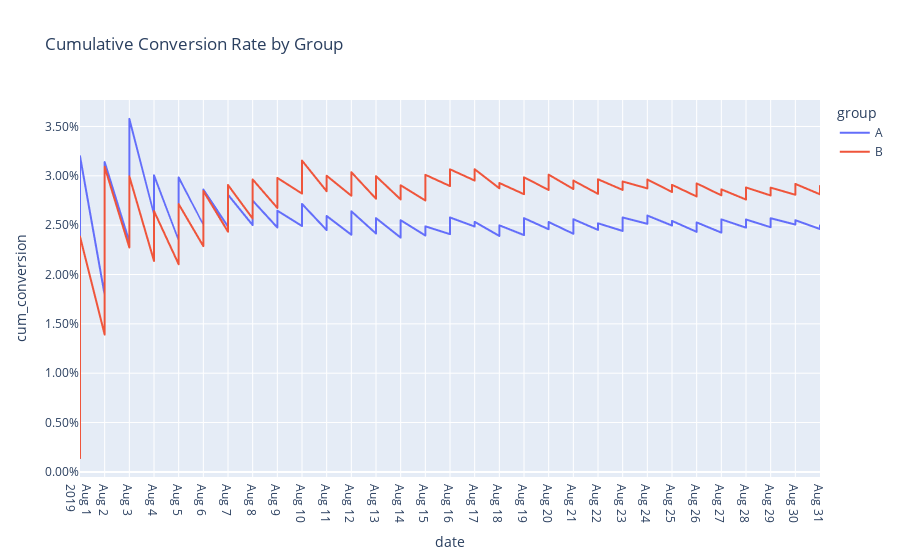

The notebook cell this image was saved under:
### Code cell
fig = px.line(df_orders, x="date", y="cum_conversion", color="group", title="Cumulative Conversion Rate by Group")
fig.update_yaxes(tickformat=".2%")
fig.update_xaxes(dtick="D1")
fig.show()

### Figure 1 — Plotly figure (JSON) as saved in the notebook; plotly's stock layout.template omitted (floating-point values rounded to 4 significant figures; data arrays with more than 128 entries replaced by an {"elided": "..."} marker saying what was removed)
{"data": [{"hovertemplate": "group=A<br>date=%{x}<br>cum_conversion=%{y}<extra></extra>", "legendgroup": "A", "line": {"color": "#636efa", "dash": "solid"}, "marker": {"symbol": "circle"}, "mode": "lines", "name": "A", "showlegend": true, "type": "scattergl", "x": {"elided": "468 str values"}, "xaxis": "x", "y": {"elided": "468 float values"}, "yaxis": "y"}, {"hovertemplate": "group=B<br>date=%{x}<br>cum_conversion=%{y}<extra></extra>", "legendgroup": "B", "line": {"color": "#EF553B", "dash": "solid"}, "marker": {"symbol": "circle"}, "mode": "lines", "name": "B", "showlegend": true, "type": "scattergl", "x": {"elided": "548 str values"}, "xaxis": "x", "y": {"elided": "548 float values"}, "yaxis": "y"}], "layout": {"legend": {"title": {"text": "group"}, "tracegroupgap": 0}, "title": {"text": "Cumulative Conversion Rate by Group"}, "xaxis": {"anchor": "y", "domain": [0, 1], "dtick": "D1", "title": {"text": "date"}}, "yaxis": {"anchor": "x", "domain": [0, 1], "tickformat": ".2%", "title": {"text": "cum_conversion"}}}}
